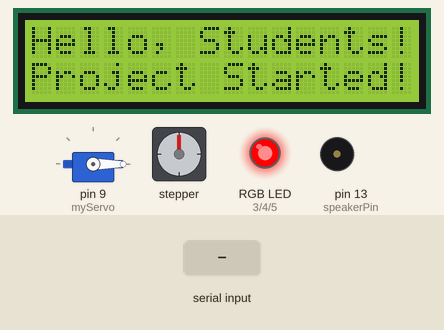
Simulated run of this sketch. Board: Arduino Uno, built with avr-gcc and run on an emulated ATmega328P. Shown: 16×2 character LCD, servo, stepper motor, an RGB LED mixed from three pins (HIGH = lit), buzzer (waves = sounding). Inputs (shaded band) come from the test bench. Stepper angles assume 1024 steps per turn; what the sketch prints to the serial monitor is not drawn.

Above: at 1.2 s.
1.3 s: "Alarm\n" received over the second serial link
At 3.6 s:
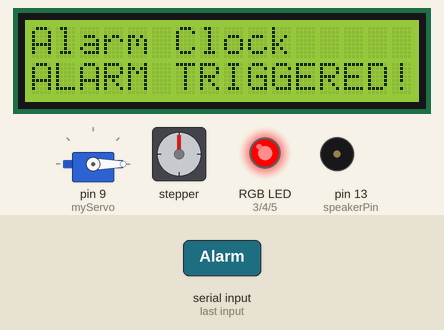
3.8 s: "Trash Open\n" received over the second serial link
At 5.6 s:
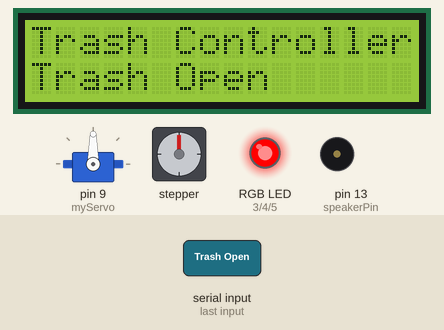
6.3 s: "LED ON\n" received over the second serial link
At 6.8 s:
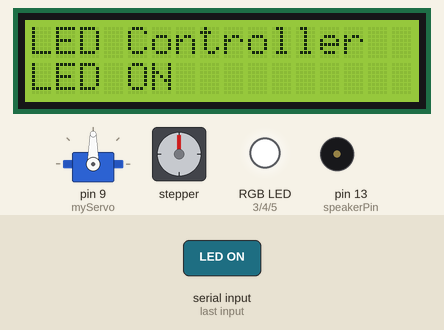
7.8 s: "Trash Close\n" received over the second serial link
At 9.9 s:
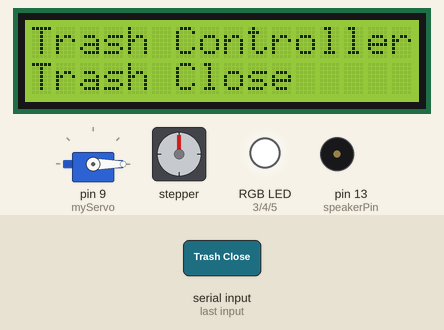
10.3 s: "LED OFF\n" received over the second serial link
At 11.1 s:
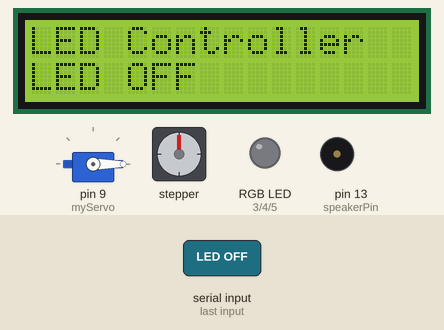
11.8 s: "Smart Door Open\n" received over the second serial link
At 13.1 s:
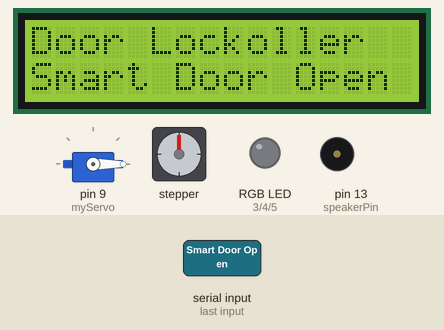
Timing chart, 0 to 14.3 s (numbered marks = the images above; inputs shaded):
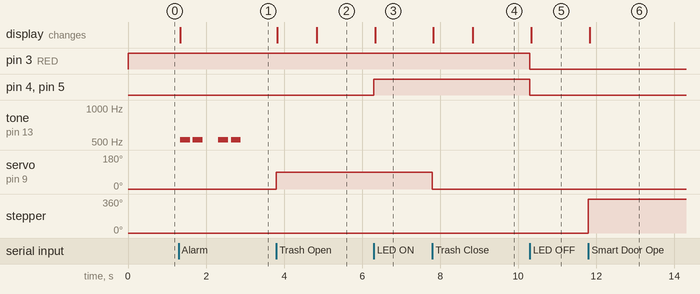

The sketch:

Complete_Edition.ino
```cpp
#include <LiquidCrystal_I2C.h> // LCD 모듈을 위한 라이브러리
#include <Wire.h>              // LCD 모듈을 위한 라이브러리
#include <SoftwareSerial.h>    // Bluetooth 모듈을 위한 라이브러리
#include <Servo.h>             // Servo 모터를 위한 라이브러리
#include <Stepper.h>           // Stepper 모터를 위한 라이브러리

Servo myServo;

SoftwareSerial MyBluetooth(6, 7); // RX, TX

String receivedMessage = "";

LiquidCrystal_I2C lcd(0x3F, 16, 2);

const int stepsPerRevolution = 1024;
Stepper myStepper(stepsPerRevolution,0,1,2,12);

#define RED 3
#define GREEN 4
#define BLUE 5
#define trigPin 11
#define echoPin 10

const int speakerPin = 13;  // 알람을 울릴 스피커 핀

void setup() {
  setupByRGBLED();       // RGB LED 모듈 연결
  setupByLCDModule();       // LCD 디스플레이 모듈 연결
  setupByBluetoothModule(); // 블루투스 모듈 연결
  setupByTrash();
  Serial.begin(9600); // 시리얼 모니터 연결
}

void loop() {
  // 메인 기능 수행
  mainController();
}

// LCD 모듈 관련 초기 설정
void setupByLCDModule() {
  lcd.init();          // LCD 초기화
  lcd.backlight();     // 백라이트 켜기
  Serial.println("LCD Module Started"); // 시리얼 모니터에 확인용 메시지 출력
  // 시작 멘트 (LCD 디스플레이에 출력)
  printByLCD(0, "Hello, Students!");
  printByLCD(1, "Project Started!");
}

// LED 모듈 관련 초기 설정
void setupByRGBLED() {
  pinMode(RED, OUTPUT);
  pinMode(GREEN, OUTPUT);
  pinMode(BLUE, OUTPUT);
  digitalWrite(RED, HIGH);
  digitalWrite(GREEN, LOW);
  digitalWrite(BLUE, LOW);
}

void setupByBluetoothModule() {
  MyBluetooth.begin(9600);
  Serial.println("My Bluetooth Module Started"); // 시리얼 모니터에 확인용 메시지 출력
}

void setupByTrash() {
  pinMode(trigPin, OUTPUT);
  pinMode(echoPin, INPUT);
  myServo.attach(9);
  myServo.write(0);
}

void setBySmartDoor() {
  myStepper.setSpeed(30);
  Serial.println("Stepper Motor Started");
}

void mainController() {
  while (MyBluetooth.available()) { // 블루투스 모듈이 사용 가능할 때 작동
    char incomingChar = MyBluetooth.read(); // 블루투스 모듈에서 글 읽어오기

    if (incomingChar == '\n' || incomingChar == '\r') {
      receivedMessage.trim();
      Serial.println(receivedMessage);

      if (receivedMessage == "LED ON" || receivedMessage == "LED OFF") {
        remoteLEDController(receivedMessage);  // LED 제어
        printByLCD(0, "LED Controller     ");
      } else if (receivedMessage.startsWith("Alarm")) {
        printByLCD(0, "Alarm Clock      ");
        // "Alarm" 뒤에 숫자 (초)를 추출하여 알람 시간을 설정
        int alarmTime = receivedMessage.substring(6).toInt();  // "Alarm " 이후 숫자 추출
        alarmClockController(alarmTime);
      } else if (receivedMessage == "Smart Door Open" || receivedMessage == "Smart Door Close") {
        smartDoorLockController(receivedMessage);  // 스마트 도어락 제어
        printByLCD(0, "Door Lock");
      } else if (receivedMessage.startsWith("Trash")) {
        remoteTrashController(receivedMessage);  // 스마트 쓰레기통 제어
        printByLCD(0, "Trash Controller");
      }

      delay(100);  // 딜레이 추가
      receivedMessage = "";
    } else {
      receivedMessage += incomingChar;
    }
  }
}

void printByLCD(int row, String str) {
  lcd.setCursor(0, row);
  lcd.print(str);
}

void printByLED(int R, int G, int B) {
  analogWrite(RED, R);
  analogWrite(GREEN, G);
  analogWrite(BLUE, B);
}

void remoteLEDController(String receivedMessage) {
  if (receivedMessage == "LED ON") {
    printByLED(255, 255, 255);
    printByLCD(1, "LED ON              ");
  } else if (receivedMessage == "LED OFF") {
    printByLED(0, 0, 0);
    printByLCD(1, "LED OFF              ");
  }
}

void alarmClockController(int time) {
  for (int i = time - 1; i > 0; i--) {
    printByLCD(1, String(i) + "s remaining       ");
    Serial.print(i);
    Serial.println("s remaining");
    delay(1000);
  }

  printByLCD(1, "ALARM TRIGGERED!        ");
  triggerAlarm();
}

void smartDoorLockController(String receivedMessage) {
  if (receivedMessage == "Smart Door Open") {
    myStepper.step(stepsPerRevolution);
    printByLCD(1, "Smart Door Open     ");
  } else if (receivedMessage == "Smart Door Close") {
    myStepper.step(-stepsPerRevolution);
    printByLCD(1, "Smart Door Close    ");
  }
}

void remoteTrashController(String receivedMessage) {
    if (receivedMessage == "Trash Open") {
      myServo.write(90);
      printByLCD(1, "Trash Open           ");
    } else if (receivedMessage == "Trash Close") {
      myServo.write(0);
      printByLCD(1, "Trash Close           ");
    }
    delay(1000);
}

// 초음파 센서를 사용해서 가리 구하기

// 알람 소리 실행
void triggerAlarm() {
  int melody[] = { 523, 523, 0, 523, 523, 0 };  // C C 0 C C 0 (Beep Beep)
  int noteDurations[] = { 4, 4, 4, 4, 4, 4, 4, 4, 4, 4, 4, 4 };

  Serial.println("알람! 시간이 다 되었습니다!");

  // 노래를 연주
  for (int thisNote = 0; thisNote < 6; thisNote++) {
    int noteDuration = 1000 / noteDurations[thisNote];  // 음 길이에 맞는 시간 계산
    tone(speakerPin, melody[thisNote], noteDuration);  // 음 출력
    delay(noteDuration * 1.30);  // 음이 끝나고 잠깐 대기 (음과 음 사이의 간격)
    noTone(speakerPin);  // 음 종료
  }
}
```

Measured:
- after the input at 1.3 s, tone on pin 13 (speakerPin): plays 523 Hz for 0.25 s, 523 Hz for 0.25 s, 523 Hz for 0.25 s, 523 Hz for 0.25 s, starting at once; the display: changes at once (image 1)
- after the input at 3.8 s, servo on pin 9 (myServo): 0° → 90° at once; the display: first changes at once (image 2 shows a later state)
- after the input at 6.3 s, pin 4 (GREEN), pin 5 (BLUE): LOW → HIGH at once; the display: changes at once (image 3)
- after the input at 7.8 s, servo on pin 9 (myServo): 90° → 0° at once; the display: first changes at once (image 4 shows a later state)
- after the input at 10.3 s, pin 3 (RED), pin 4 (GREEN), pin 5 (BLUE): HIGH → LOW at once; the display: changes at once (image 5)
- after the input at 11.8 s, stepper: turns 360° clockwise, starting at once; the display: changes at once (image 6)
